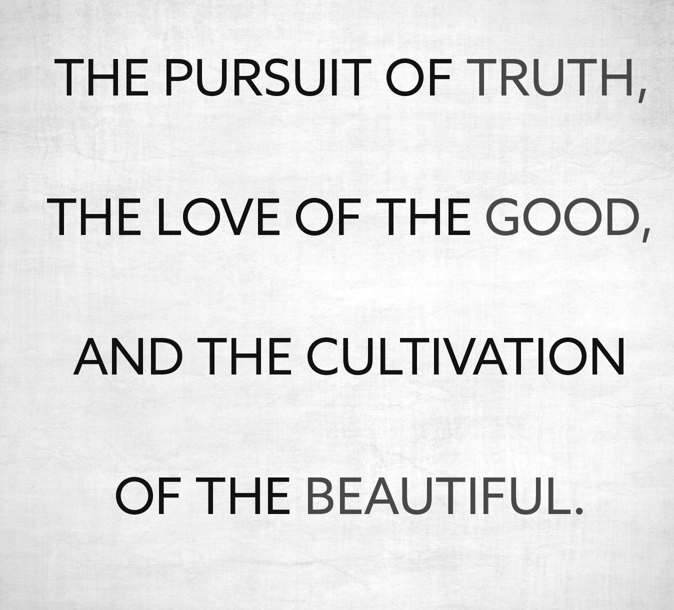
#> input picture Questions/Images/quote.png, 674 x 610 px, found by its file name
$ jupyter execute Problem_4.ipynb
#> lines starting #> are read from the running program, lines starting #| are printed output that depends on the picture; after the words box and inside, x2 and y2 are one past the last pixel; in counts of white or black regions, pixels touching at a corner belong together
# Import Libraries

[cell 1]
import cv2
import numpy as np
import matplotlib.pyplot as plt

# Load and Display quote.png

[cell 2]
# Load image
img = cv2.imread("quote.png")
#> img is the input picture: shape (610, 674, 3); min 0, max 255, mean 227.3

# Convert BGR to RGB for displaying with matplotlib
img_rgb = cv2.cvtColor(img, cv2.COLOR_BGR2RGB)

# Convert to grayscale
gray = cv2.cvtColor(img, cv2.COLOR_BGR2GRAY)

plt.figure(figsize=(10, 6))

plt.imshow(gray, cmap="gray")
plt.title("Original Grayscale Image")
plt.axis("off")

plt.show()

# Binarize quote.png

[cell 3]
# Otsu's binarization
threshold_value, binary = cv2.threshold(
    gray,
    0,
    255,
    cv2.THRESH_BINARY_INV + cv2.THRESH_OTSU
)
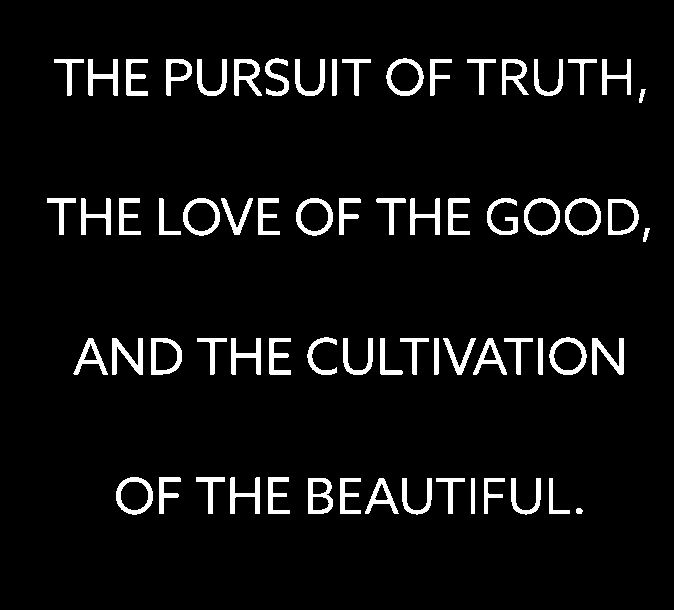
#> binary: shape (610, 674); 5.9% white; 67 white regions, largest, box (x1, y1, x2, y2) and area: (592, 338, 624, 375) 546, (112, 338, 143, 375) 541, (549, 337, 587, 375) 499
#> threshold_value = 142

print("Otsu Threshold =", threshold_value)
#| Otsu Threshold = 142.0

plt.figure(figsize=(10, 6))

plt.imshow(binary, cmap="gray")
plt.title(f"Binarized Image (Otsu Threshold = {threshold_value:.0f})")
plt.axis("off")

plt.show()

# Manual 8-Connected Component Analysis

[cell 4]
# Make a copy of the binary image
binary_copy = binary.copy()

# Image dimensions
height, width = binary_copy.shape
#> height = 610; width = 674

# Label image
# 0 means unvisited/background
labels = np.zeros((height, width), dtype=np.int32)

# Start component numbering from 1
current_label = 0

# Store area of every component
component_areas = {}

# 8-connected neighbors
neighbors = [
    (-1, -1), (-1, 0), (-1, 1),
    ( 0, -1),          ( 0, 1),
    ( 1, -1), ( 1, 0), ( 1, 1)
]

# Scan every pixel

for i in range(height):
    for j in range(width):

        # We only care about character pixels
        # binary = 255 means foreground
        if binary_copy[i, j] == 255 and labels[i, j] == 0:

            # New connected component
            current_label += 1

            # Stack for DFS
            stack = [(i, j)]

            # Label starting pixel
            labels[i, j] = current_label

            # Count pixels in this component
            area = 0

            # DFS

            while stack:

                x, y = stack.pop()

                area += 1

                # Check all 8 neighbors
                for dx, dy in neighbors:

                    nx = x + dx
                    ny = y + dy

                    # Check image boundaries
                    if (
                        nx >= 0 and nx < height and
                        ny >= 0 and ny < width
                    ):

                        # Check whether neighbor is:
                        # 1. A character pixel
                        # 2. Not already labeled
                        if (
                            binary_copy[nx, ny] == 255
                            and labels[nx, ny] == 0
                        ):

                            labels[nx, ny] = current_label

                            stack.append((nx, ny))

            # Store component area
            component_areas[current_label] = area
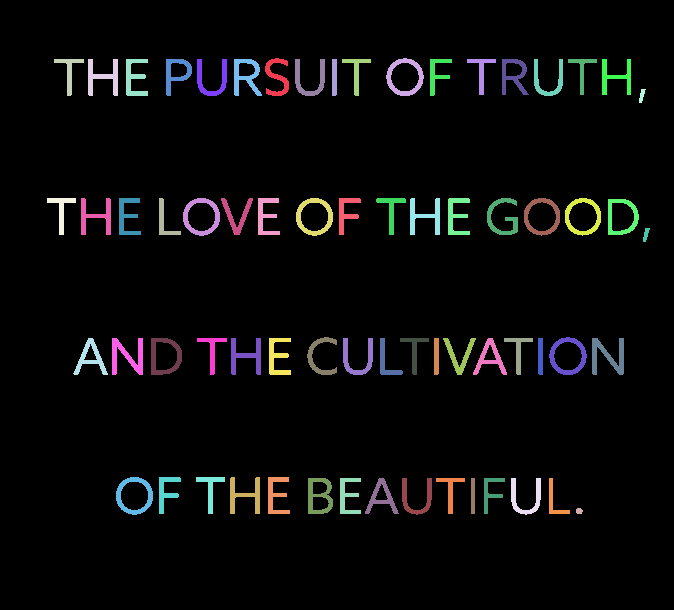
#> labels: shape (610, 674) int32; 68 distinct labels, from 0 to 67; one colour per label, 0 black
#> after the loop, current_label = 67


print("Number of connected components:", current_label)
#| Number of connected components: 67

[cell 5]
# Display area of every connected component

print("Connected Component Areas")
print("==============================")

for label in range(1, current_label + 1):

    area = component_areas[label]

    print(
        f"Component {label:2d} : "
        f"{area:4d} pixels"
    )

# Visualize Connected Components

[cell 6]
# Create a color image from the grayscale image
component_visualization = cv2.cvtColor(gray, cv2.COLOR_GRAY2RGB)

# current_label = total number of components
# labels = image containing our manually assigned component labels

for label in range(1, current_label + 1):

    # Find all pixels belonging to this component
    positions = np.argwhere(labels == label)

    # Skip if component does not exist
    if len(positions) == 0:
        continue

    # Get row and column coordinates
    y_coordinates = positions[:, 0]
    x_coordinates = positions[:, 1]

    # Calculate bounding box manually

    x_min = np.min(x_coordinates)
    x_max = np.max(x_coordinates)

    y_min = np.min(y_coordinates)
    y_max = np.max(y_coordinates)

    width = x_max - x_min + 1
    height = y_max - y_min + 1

    # Calculate centroid manually

    cx = np.mean(x_coordinates)
    cy = np.mean(y_coordinates)

    # Draw bounding box

    cv2.rectangle(
        component_visualization,
        (x_min, y_min),
        (x_max, y_max),
        (255, 0, 0),
        1
    )

    # Put component number near centroid

    cv2.putText(
        component_visualization,
        str(label),
        (int(cx), int(cy)),
        cv2.FONT_HERSHEY_SIMPLEX,
        0.4,
        (255, 0, 0),
        1
    )
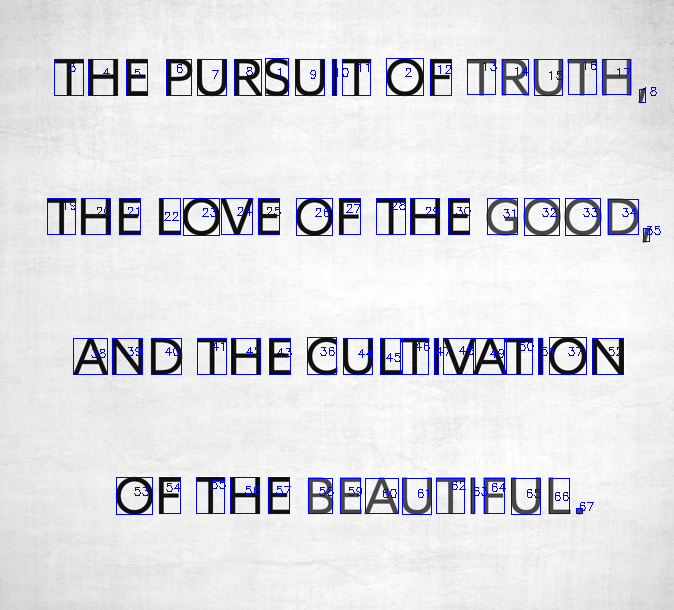
#> component_visualization: shape (610, 674, 3); 2.54% of pixels changed, all inside (x1, y1, x2, y2) = (47, 58, 661, 515)

# Display

plt.figure(figsize=(15, 8))

plt.imshow(component_visualization)

plt.title(
    f"Connected Components with Labels "
    f"(Total Components = {current_label})"
)

plt.axis("off")

plt.show()

# Find Largest Character Component

[cell 7]
# Find Largest Character Component
# Ignore background (label 0)

largest_component = 1
largest_area = component_areas[1]
#> largest_area = 387

# Check every connected component
for label in range(2, current_label + 1):

    area = component_areas[label]

    if area > largest_area:
        largest_area = area
        largest_component = label
#> after the loop, largest_area = 546; largest_component = 52

print("================================")
print("Largest Connected Component")
print("================================")
print("Component Label =", largest_component)
#| Component Label = 52
print("Area =", largest_area, "pixels")
#| Area = 546 pixels

# Highlight Largest Component in Red

[cell 8]
# Create a copy of the original image
highlighted = cv2.cvtColor(gray, cv2.COLOR_GRAY2RGB)

# Find pixels belonging to the largest component
component_mask = (labels == largest_component)

# Color those pixels red
highlighted[component_mask] = [255, 0, 0]
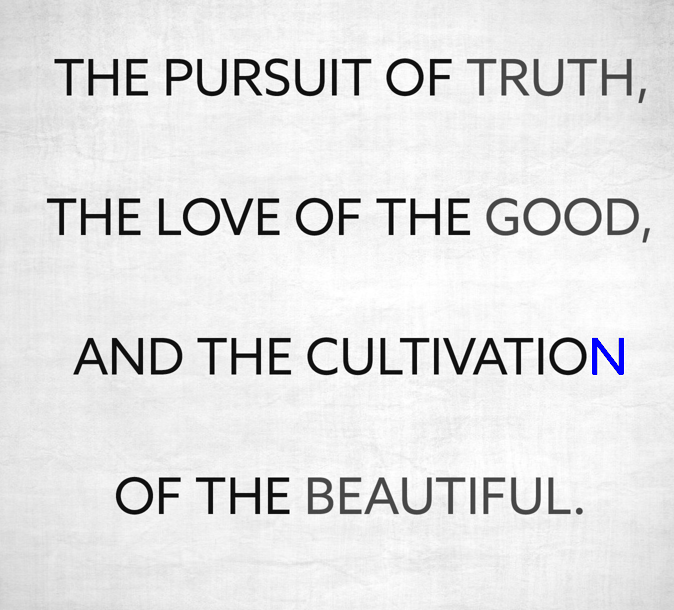
#> highlighted: shape (610, 674, 3); 0.13% of pixels changed, all inside (x1, y1, x2, y2) = (592, 338, 624, 375)

# Display the result
plt.figure(figsize=(15, 8))

plt.imshow(highlighted)

plt.title(
    f"Largest Connected Component Highlighted in Red\n"
    f"Component = {largest_component}, "
    f"Area = {largest_area} pixels"
)

plt.axis("off")

plt.show()

# Save Largest Component Highlighted in Red

[cell 9]
# Save the modified image
output_path = "quote_largest_component_red.png"

cv2.imwrite(
    output_path,
    cv2.cvtColor(highlighted, cv2.COLOR_RGB2BGR)
)
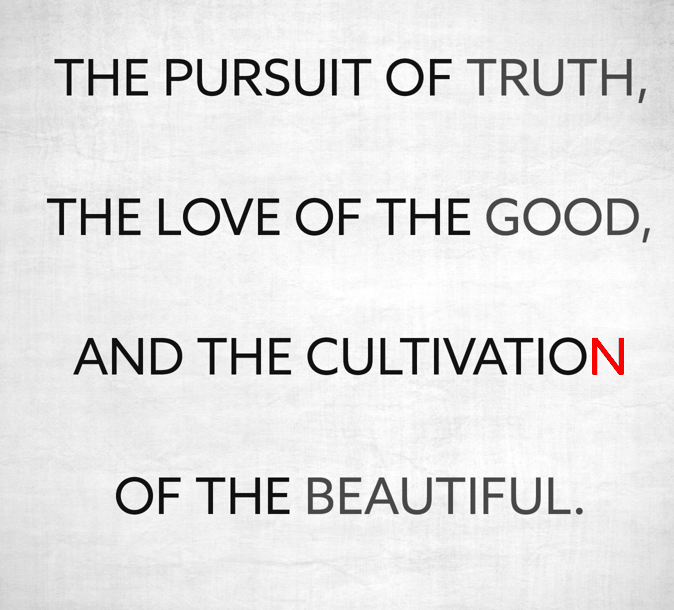
#> saved as quote_largest_component_red.png: shape (610, 674, 3); mean B, G, R 227.2, 227.2, 227.6

print("Image saved as:", output_path)
